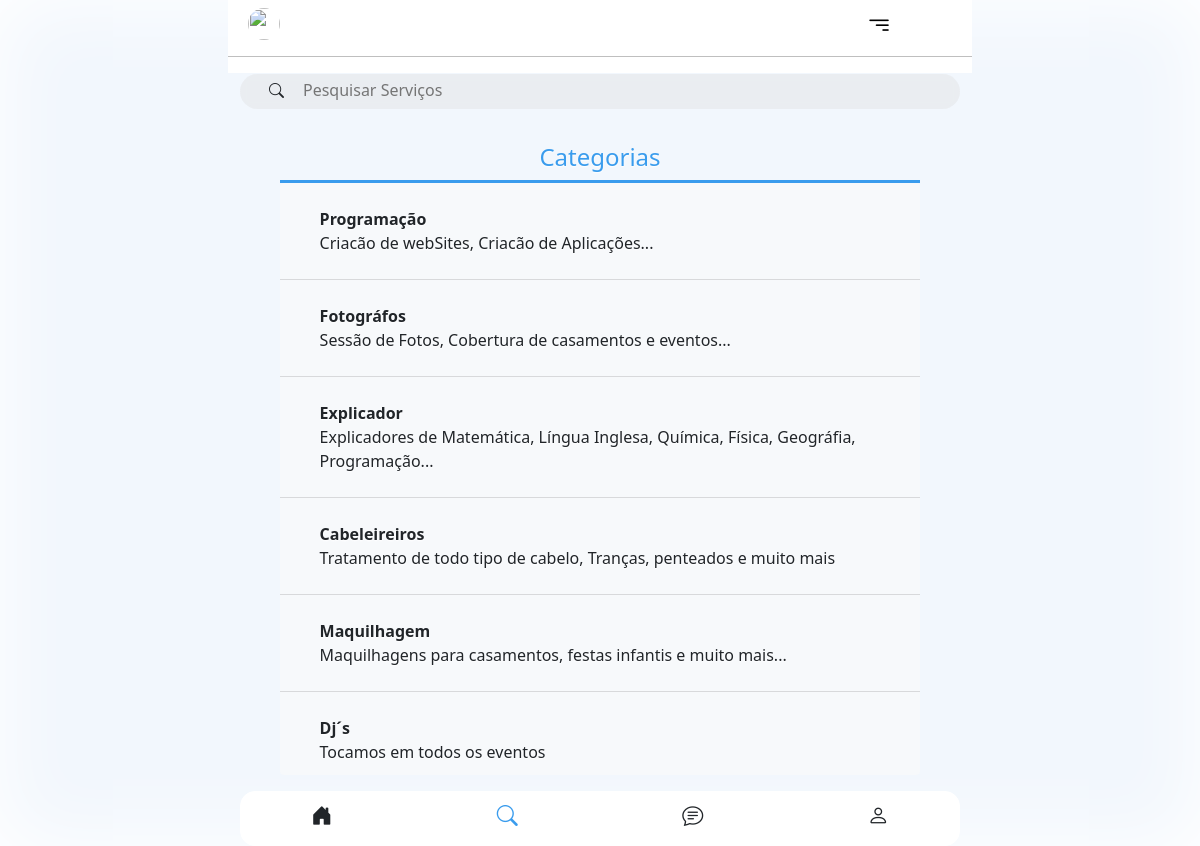
Screenshot of /pesquisarFree.php (signed in) with the database file from the repository.
### tables this page shows
CREATE TABLE IF NOT EXISTS `tb_trabalho` (
  `id_trabalho` int NOT NULL AUTO_INCREMENT,
  `tipo_trabalho` varchar(100) NOT NULL,
  `img_categoria` varchar(200) DEFAULT NULL,
  `descricao_trabalho` varchar(200) DEFAULT NULL,
  `destaque_trabalho` int DEFAULT NULL,
  `data_inicio_trabalho` date DEFAULT NULL,
  `data_fim_trabalho` date DEFAULT NULL,
  `id_prestador` int DEFAULT NULL,
  `id_cliente` int DEFAULT NULL,
  PRIMARY KEY (`id_trabalho`)
);

### pesquisarFree.php (the view, shortened to what this page needs)
<?php
   $conexao = mysqli_connect('localhost','root','','jobs_bd');
   mysqli_set_charset($conexao, "utf8");
    $id0 = $_SESSION['freeID'];
    $sql0 = "SELECT * FROM tb_prestador WHERE id_prestador = '$id0'";
    $resultado0 = mysqli_query($conexao, $sql0);
    $dados0 = mysqli_fetch_array($resultado0);
    ?>
<!doctype html>
<html lang="en" class="h-100">
  <head>
    <link href="css/bootstrap.min.css" rel="stylesheet">
    <link href="css/bootstrap-icons.css" rel="stylesheet">
     <link href="css/cover.css" rel="stylesheet">
  </head>
  <body class="d-flex h-100 text-center text-black">
<div class="cover-container d-flex w-100 h-100 p-3 mx-auto flex-column" id="todo">
  <header class="fixed-top">
    <div class="row bg-white">
        <div class="col-3 py-2">
        <div class="dropdown px-2">
      <a href="#" class="d-flex align-items-center text-white text-decoration-none dropdown-toggle" id="dropdownUser1" data-bs-toggle="dropdown" aria-expanded="false">
        <img src="img/<?php echo $dados0['img_prestador']; ?>" alt="" width="32" height="32" class="rounded-circle me-2">
        <strong>mdo</strong>
      </a>
    </div>
        </div>
        <div class="col-6">
        <h2 class="titulo d-none">JOBS</h2></div>
        <div class="col-3 py-2">
          <button class="navbar-toggler" type="button" data-bs-toggle="offcanvas" data-bs-target="#offcanvasNavbarLight" aria-controls="offcanvasNavbarLight">
        <span class="navbar-toggler-icon">
          <i class="bi bi-filter-right" style="font-size: 26px;"></i>
        </span>
      </button>
        </div>
        <hr>
      </div>
      <form action="" method="post">
        <div class="search d-flex" id="cp">
          <button type="submit" name="pesq" id="pesq" class="btn btn-sm btn-default">
            <i class="bi bi-search"></i>
          </button>
          <input type="search" name="buscar" id="buscar" class="text-dark w-100" id="pc_pesq" placeholder="Pesquisar Serviços">
        </div>
      </form>
  </header>
  <main class="text-start">
    <section id="categoria" class="">
      <div class="categoria text-center">
         <h4 >Categorias</h4>
      </div>
      <ol class="list-group">
      <?php
          if(isset($_POST['pesq'])){
            $texto = $_POST['buscar'];
            $sqlCategoria = "SELECT * FROM tb_trabalho WHERE tipo_trabalho LIKE  '%$texto%'";
            $resulCategoria = mysqli_query($conexao, $sqlCategoria);
           if(mysqli_num_rows($resulCategoria) > 0){
            while ($categoria = mysqli_fetch_assoc($resulCategoria)) {
              echo "
              <a href='freelancerfree.php?id=$categoria[id_trabalho]'>
              <li class='list-group-item d-flex justify-content-between align-items-start'>
              <span class='badge my-2'>
                 <img src='img/$categoria[img_categoria]' alt=''>
              </span>
            <div class='ms-2 me-auto py-3'>
              <div class='fw-bold'>$categoria[tipo_trabalho]</div>
                   $categoria[descricao_trabalho]
            </div>
               </li>
               </a>
              ";
            }
          } else{
            echo "
              <h1 class='py-5'>Dados da pesquisa não encotrado</h1>
            ";
          }
          }
          else{
            $sqlCategoria = "SELECT * FROM tb_trabalho";
            $resulCategoria = mysqli_query($conexao, $sqlCategoria);
            while ($categoria = mysqli_fetch_assoc($resulCategoria)) {
              echo "
              <a href='freelancerfree.php?id=$categoria[id_trabalho]'>
              <li class='list-group-item d-flex justify-content-between align-items-start'>
              <span class='badge my-2'>
                 <img src='img/$categoria[img_categoria]' alt=''>
              </span>
            <div class='ms-2 me-auto py-3'>
              <div class='fw-bold'>$categoria[tipo_trabalho]</div>
                   $categoria[descricao_trabalho]
            </div>
               </li>
               </a>
              ";
            }
          }
      ?>
        </ol>
    </section>
  </main>
  <footer class="conatiner mt-auto text-white-50 fixed-bottom" id="footer">
    <div class="row py-2">
      <div class="col" style="">
        <a href="index_free.php" class=""><i class="bi bi-house-door-fill text-dark"></i></a>
      </div>
      <div class="col">
        <a href="#" class="btn-pesq ativado"><i class="bi bi-search ativado"></i></a>
      </div>
      <div class="col">
        <a href="chatfree.php" class=""><i class="bi bi-chat-text text-dark"></i></a>
      </div>
      <div class="col">
        <a href="perfilfree.php" class=""><i class="bi bi-person text-dark"></i></a>
      </div>
    </div>
  </footer>
</div>
  </body>
</html>

### css/cover.css (style rules this page uses)
body { text-shadow: 0 .05rem .1rem rgb(255, 255, 255); box-shadow: inset 0 0 5rem rgb(255, 255, 255); background-color: #f2f7fd !important; overflow-y: hidden; }
ol { list-style: none !important; }
.cover-container { max-width: 42em; }
header img { max-height: 50px !important; }
a { text-decoration:none !important; }
footer { min-height: 55px; width: 100%; border: rgb(255, 255, 255) solid 1px; border-radius: 15px; background-color: #ffffff; }
footer a { font-size: 21px; color: #1111 !important; position: relative !important; z-index: 1; }
footer .bi { color: #1111; }
.ativado { color: #3a9ced !important; }
main { margin-top: 7vh; }
.search { position: relative; width: 100%; min-height: 25px; padding: 1px 10px; border-radius: 20px; color: rgb(0, 0, 0); }
.search::before { content: ''; position: absolute; width: 100%; height: 100%; background: rgba(223, 223, 223, 0.4); left: 0; border-radius: 20px; backdrop-filter: blur(5px); z-index: -1; }
.search .bi { font-size: 15px; padding: 3px 0px 0px 10px; }
.search input { background: none !important; border: none; outline: none; padding: 0 10px; color: #1111 !important; z-index: 1; }
header, footer { max-width: 720px !important; margin: 0 auto; }
strong, b { font-weight: bold !important; }

### pesquisarFree.php (style rules this page uses)
main { margin-top: 15vh; }
.categoria { border-bottom: 3px solid #3a9ced; color: #3a9ced; }
.list-group-item { background-color: rgba(250, 250, 250, .6); border-left: none; border-top: none; border-right: none; }
input { color: black; }
#buscar { color: black !important; }
.list-group { max-height: 70vh; overflow-y: auto; }
.list-group a { text-decoration: none; }

### rows the page displays
tb_trabalho: tipo_trabalho "Programação", descricao_trabalho "Criacão de webSites, Criacão de Aplicações..."
tb_trabalho: tipo_trabalho "Fotográfos", descricao_trabalho "Sessão de Fotos, Cobertura de casamentos e eventos..."
tb_trabalho: tipo_trabalho "Explicador", descricao_trabalho "Explicadores de Matemática, Língua Inglesa, Química, Física, Geográfia, Programação..."
tb_trabalho: tipo_trabalho "Cabeleireiros", descricao_trabalho "Tratamento de todo tipo de cabelo, Tranças, penteados e muito mais"
tb_trabalho: tipo_trabalho "Maquilhagem", descricao_trabalho "Maquilhagens para casamentos, festas infantis e muito mais..."
tb_trabalho: tipo_trabalho "Dj´s", descricao_trabalho "Tocamos em todos os eventos"
